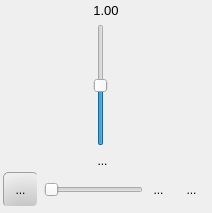
  <widget class="QDockWidget" name="previewDockWidget">
   <property name="minimumSize">
    <size>
     <width>212</width>
     <height>213</height>
    </size>
   </property>
   <property name="windowIcon">
    <iconset resource="../icons.qrc">
     <normaloff>:/glmixer/icons/display.png</normaloff>:/glmixer/icons/display.png</iconset>
   </property>
   <property name="toolTip">
    <string>Preview of the rendering output (as it is displayed in the output window).</string>
   </property>
   <property name="floating">
    <bool>false</bool>
   </property>
   <property name="features">
    <set>QDockWidget::AllDockWidgetFeatures</set>
   </property>
   <property name="allowedAreas">
    <set>Qt::AllDockWidgetAreas</set>
   </property>
   <property name="windowTitle">
    <string>Preview</string>
   </property>
   <attribute name="dockWidgetArea">
    <number>1</number>
   </attribute>
   <widget class="QWidget" name="previewDockWidgetMainContents">
    <layout class="QVBoxLayout" name="verticalLayout_9">
     <property name="spacing">
      <number>0</number>
     </property>
     <property name="leftMargin">
      <number>3</number>
     </property>
     <property name="topMargin">
      <number>3</number>
     </property>
     <property name="rightMargin">
      <number>3</number>
     </property>
     <property name="bottomMargin">
      <number>3</number>
     </property>
     <item>
      <widget class="QWidget" name="previewDockWidgetContents" native="true">
       <layout class="QHBoxLayout" name="previewDockWidgetContentsLayout">
        <property name="leftMargin">
         <number>0</number>
        </property>
        <property name="topMargin">
         <number>0</number>
        </property>
        <property name="rightMargin">
         <number>0</number>
        </property>
        <property name="bottomMargin">
         <number>0</number>
        </property>
        <item>
         <layout class="QVBoxLayout" name="verticalLayout_8">
          <property name="spacing">
           <number>6</number>
          </property>
          <item>
           <widget class="QLabel" name="gammaShiftText">
            <property name="sizePolicy">
             <sizepolicy hsizetype="Fixed" vsizetype="Preferred">
              <horstretch>0</horstretch>
              <verstretch>0</verstretch>
             </sizepolicy>
            </property>
            <property name="toolTip">
             <string>Gamma global factor</string>
            </property>
            <property name="layoutDirection">
             <enum>Qt::RightToLeft</enum>
            </property>
            <property name="styleSheet">
             <string notr="true">font: 10pt;</string>
            </property>
            <property name="text">
             <string notr="true">1.00</string>
            </property>
            <property name="textFormat">
             <enum>Qt::PlainText</enum>
            </property>
            <property name="alignment">
             <set>Qt::AlignCenter</set>
            </property>
            <property name="indent">
             <number>5</number>
            </property>
           </widget>
          </item>
          <item>
           <widget class="QSlider" name="gammaShiftSlider">
            <property name="toolTip">
             <string>Gamma global factor</string>
            </property>
            <property name="statusTip">
             <string>Adjust gamma to make the output brighter or darker.</string>
            </property>
            <property name="minimum">
             <number>270</number>
            </property>
            <property name="maximum">
             <number>670</number>
            </property>
            <property name="singleStep">
             <number>5</number>
            </property>
            <property name="pageStep">
             <number>50</number>
            </property>
            <property name="value">
             <number>470</number>
            </property>
            <property name="orientation">
             <enum>Qt::Vertical</enum>
            </property>
           </widget>
          </item>
          <item>
           <widget class="QToolButton" name="gammaShiftReset">
            <property name="toolTip">
             <string>Reset gamma</string>
            </property>
            <property name="statusTip">
             <string>Reset global gamma to default.</string>
            </property>
            <property name="styleSheet">
             <string notr="true"> QToolButton { 
     border: 0px;
 }</string>
            </property>
            <property name="text">
             <string>...</string>
            </property>
            <property name="icon">
             <iconset resource="../icons.qrc">
              <normaloff>:/glmixer/icons/clean.png</normaloff>:/glmixer/icons/clean.png</iconset>
            </property>
            <property name="popupMode">
             <enum>QToolButton::DelayedPopup</enum>
            </property>
            <property name="toolButtonStyle">
             <enum>Qt::ToolButtonIconOnly</enum>
            </property>
            <property name="arrowType">
             <enum>Qt::NoArrow</enum>
            </property>
           </widget>
          </item>
         </layout>
        </item>
       </layout>
      </widget>
     </item>
     <item>
      <layout class="QHBoxLayout" name="previewDockWidgetButtonsLayout">
       <property name="spacing">
        <number>6</number>
       </property>
       <property name="topMargin">
        <number>3</number>
       </property>
       <property name="bottomMargin">
        <number>3</number>
       </property>
       <item>
        <widget class="QToolButton" name="output_onair">
         <property name="toolTip">
          <string>On air</string>
         </property>
         <property name="statusTip">
          <string>Output window is active when &quot;On air&quot;</string>
         </property>
         <property name="styleSheet">
          <string notr="true">QToolButton { 
     border-style: inset;
     border-width: 1px;
    border-radius:5px;
	 padding: 3px;
     min-height: 24px;
     min-width: 24px;
     border-color: transparent;
     background: transparent;
}

QToolButton:checked { 
     border-color: palette(dark);
background-color: qradialgradient(cx: 0.7, cy: 1.5, fx: 0.7, fy: 1.9, radius: 1.5, stop: 0 palette(dark), stop: 1 transparent );
}

QToolButton:pressed { 
     border-color: palette(dark);
     background-color: qradialgradient(cx: 0.7, cy: 1.5, fx: 0.7, fy: 1.9, radius: 1.5, stop: 0 palette(dark), stop: 1 transparent );
}

QToolButton:hover { 
     border-color: palette(highlight);
}
</string>
         </property>
         <property name="text">
          <string>...</string>
         </property>
         <property name="icon">
          <iconset resource="../icons.qrc">
           <normaloff>:/glmixer/icons/off.png</normaloff>
           <normalon>:/glmixer/icons/on.png</normalon>:/glmixer/icons/off.png</iconset>
         </property>
         <property name="iconSize">
          <size>
           <width>24</width>
           <height>24</height>
          </size>
         </property>
         <property name="checkable">
          <bool>true</bool>
         </property>
         <property name="checked">
          <bool>true</bool>
         </property>
         <property name="autoExclusive">
          <bool>false</bool>
         </property>
         <property name="toolButtonStyle">
          <enum>Qt::ToolButtonIconOnly</enum>
         </property>
        </widget>
       </item>
       <item>
        <widget class="QSlider" name="output_alpha">
         <property name="toolTip">
          <string>Adjust fading of output</string>
         </property>
         <property name="minimum">
          <number>0</number>
         </property>
         <property name="maximum">
          <number>100</number>
         </property>
         <property name="singleStep">
          <number>5</number>
         </property>
         <property name="orientation">
          <enum>Qt::Horizontal</enum>
         </property>
         <property name="invertedAppearance">
          <bool>false</bool>
         </property>
         <property name="invertedControls">
          <bool>false</bool>
         </property>
        </widget>
       </item>
       <item>
        <widget class="QToolButton" name="output_aspectratio">
         <property name="toolTip">
          <string>Select aspect ratio</string>
         </property>
         <property name="styleSheet">
          <string notr="true"> QToolButton { 
     border: 0px;
 }</string>
         </property>
         <property name="text">
          <string>...</string>
         </property>
         <property name="icon">
          <iconset resource="../icons.qrc">
           <normaloff>:/glmixer/icons/aspectratio.png</normaloff>:/glmixer/icons/aspectratio.png</iconset>
         </property>
         <property name="iconSize">
          <size>
           <width>24</width>
           <height>24</height>
          </size>
         </property>
         <property name="checkable">
          <bool>false</bool>
         </property>
         <property name="popupMode">
          <enum>QToolButton::InstantPopup</enum>
         </property>
        </widget>
       </item>
       <item>
        <widget class="QToolButton" name="output_fullscreen">
         <property name="toolTip">
          <string>Full screen</string>
         </property>
         <property name="statusTip">
          <string>Sets the output window to fullscreen mode.</string>
         </property>
         <property name="styleSheet">
          <string notr="true">QToolButton { 
     border-style: inset;
     border-width: 1px;
    border-radius:5px;
	 padding: 3px;
     min-height: 24px;
     min-width: 24px;
     border-color: transparent;
     background: transparent;
}

QToolButton:checked { 
     border-color: palette(dark);
background-color: qradialgradient(cx: 0.7, cy: 1.5, fx: 0.7, fy: 1.9, radius: 1.5, stop: 0 palette(dark), stop: 1 transparent );
}

QToolButton:pressed { 
     border-color: palette(dark);
     background-color: qradialgradient(cx: 0.7, cy: 1.5, fx: 0.7, fy: 1.9, radius: 1.5, stop: 0 palette(dark), stop: 1 transparent );
}


QToolButton:hover { 
     border-color: palette(highlight);
}</string>
         </property>
         <property name="text">
          <string>...</string>
         </property>
         <property name="icon">
          <iconset resource="../icons.qrc">
           <normaloff>:/glmixer/icons/fullscreen.png</normaloff>:/glmixer/icons/fullscreen.png</iconset>
         </property>
         <property name="iconSize">
          <size>
           <width>24</width>
           <height>24</height>
          </size>
         </property>
         <property name="checkable">
          <bool>true</bool>
         </property>
        </widget>
       </item>
      </layout>
     </item>
    </layout>
   </widget>
  </widget>
